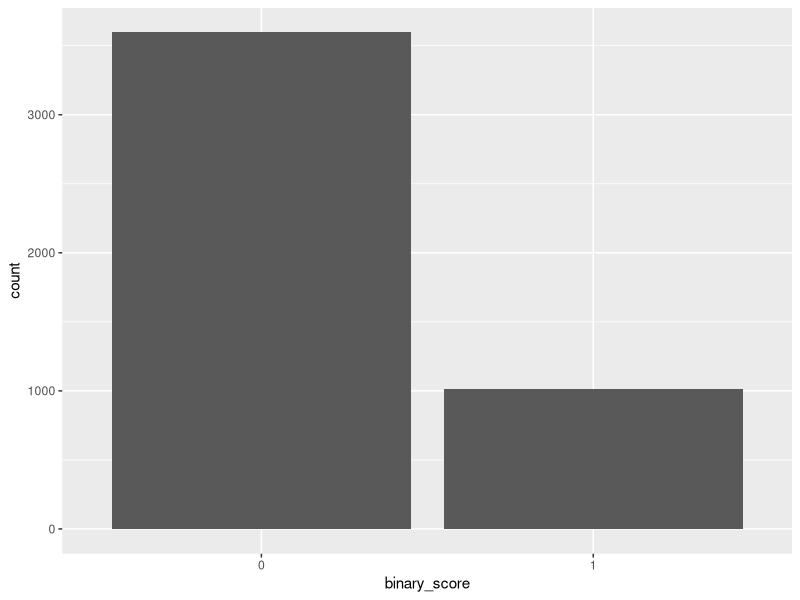
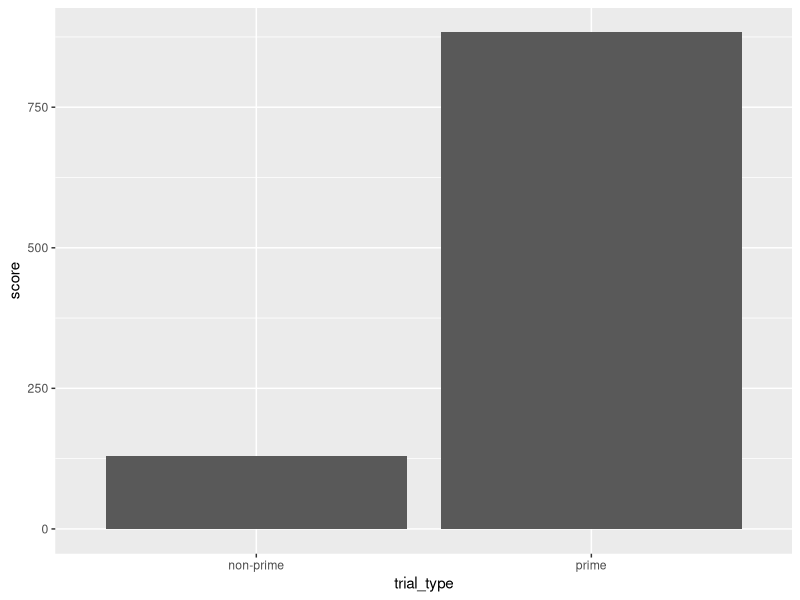
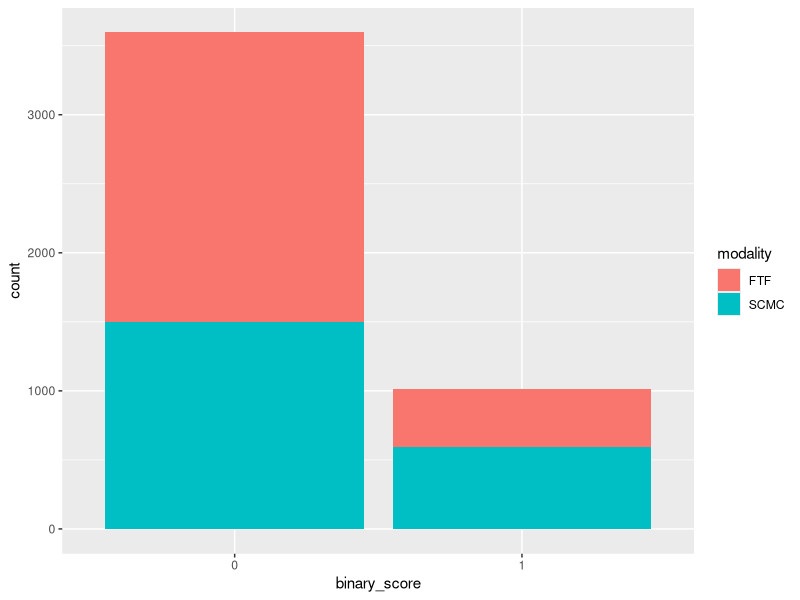
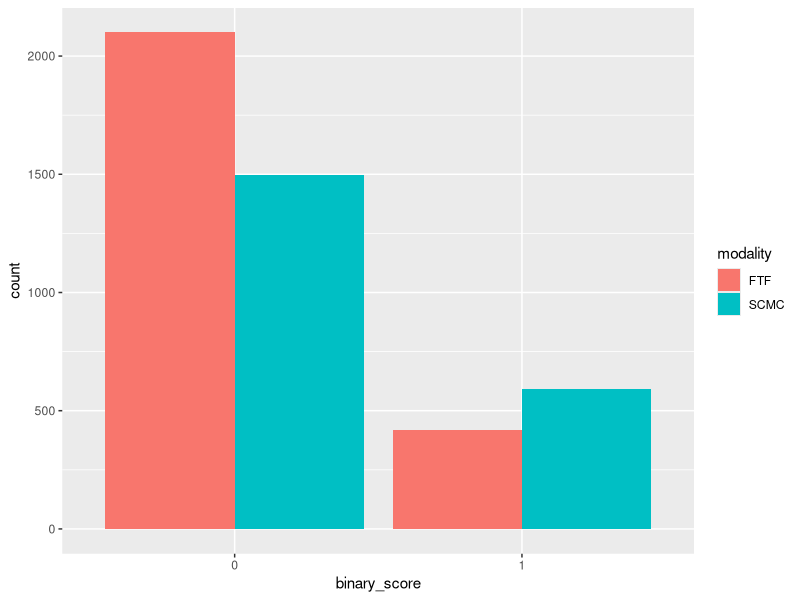
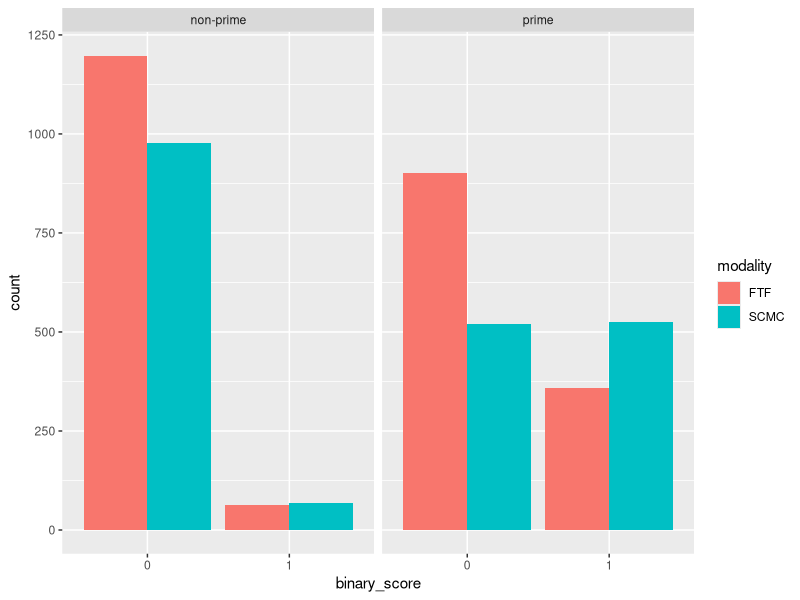
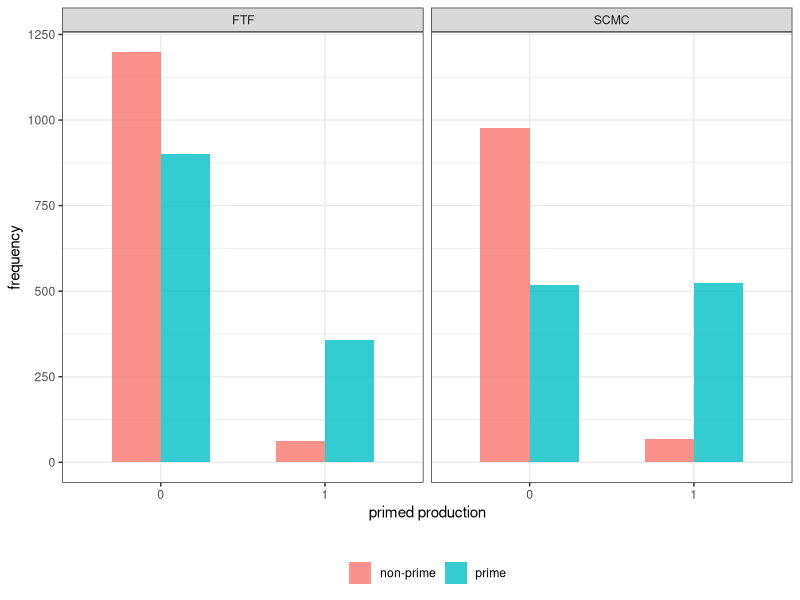

Recreate these plots in R, in order.
## ---- chunk 1
library(tidyverse)
## ---- chunk 2
dat <- read_csv('sp-priming.csv')
## ---- chunk 3
# descriptives of primes
priming_frequencies <- dat %>%
  group_by(trial_type, modality, session, score) %>%
  summarise(frequency = n())

priming_frequencies
## ---- chunk 4
summary(dat$score)
## ---- chunk 5
dat$binary_score <- factor(dat$score)
## ---- chunk 6
summary(dat$score)
summary(dat$binary_score)
## ---- chunk 7
ggplot(dat, aes(x = binary_score)) + 
  geom_bar()
## ---- chunk 8
ggplot(dat, aes(y = score, x = trial_type)) + 
  geom_bar(stat = 'identity')
## ---- chunk 9
ggplot(dat, aes(x = binary_score, fill = modality)) + 
  geom_bar()
## ---- chunk 10
ggplot(dat, aes(x = binary_score, fill = modality)) + 
  geom_bar(position = position_dodge())
## ---- chunk 11
ggplot(dat, aes(x = binary_score, fill = modality)) + 
  # wrap everything (.) by (~) trial_type
  facet_wrap(. ~ trial_type) + 
  geom_bar(position = position_dodge())
## ---- chunk 12
ggplot(dat, aes(x = binary_score, fill = trial_type, lty = trial_type)) + 
  # using grid allows us to put labels on the side
  facet_grid(. ~ modality) + 
  # make bars semi-transparent and smaller
  geom_bar(position = position_dodge(), alpha = .8, width = .6) + 
  theme_bw() + 
  labs(x = 'primed production\n', y = 'frequency') + 
  # remove legend title (making it blank) and move legend to the bottom
  theme(legend.title = element_blank(), legend.position = 'bottom')
